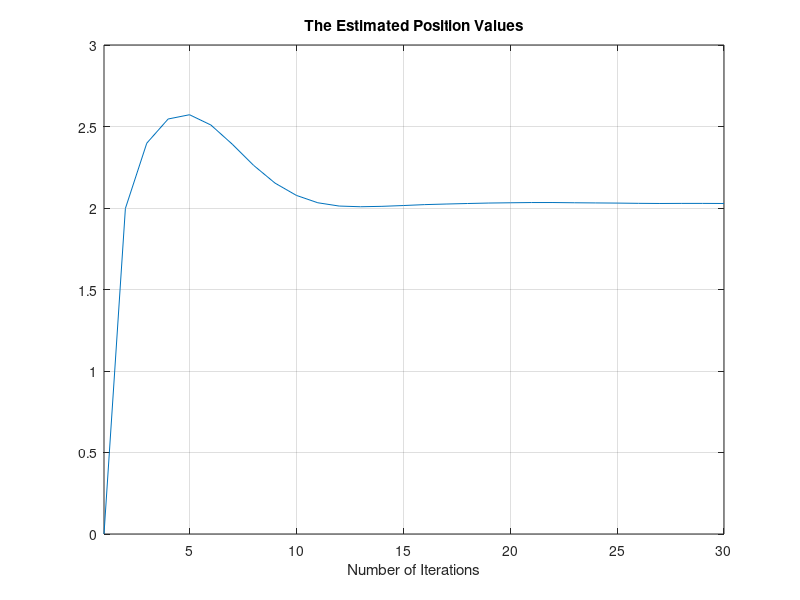
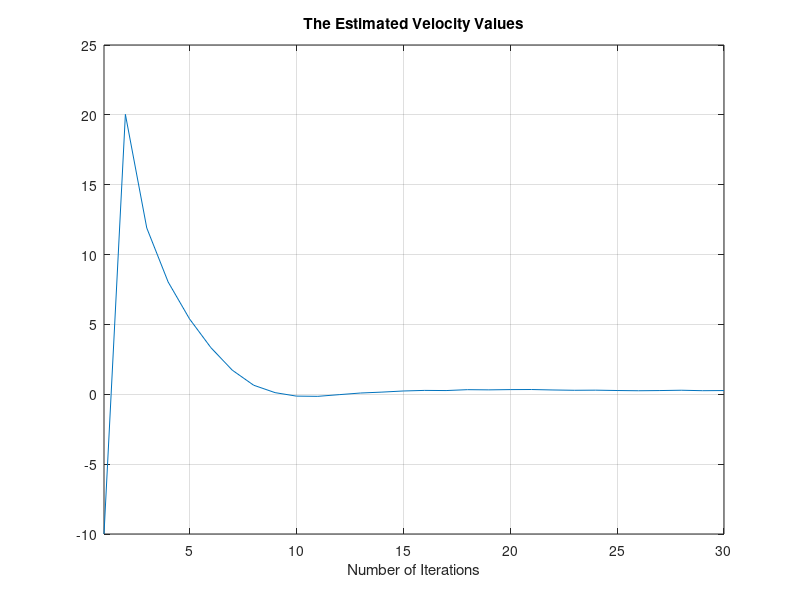
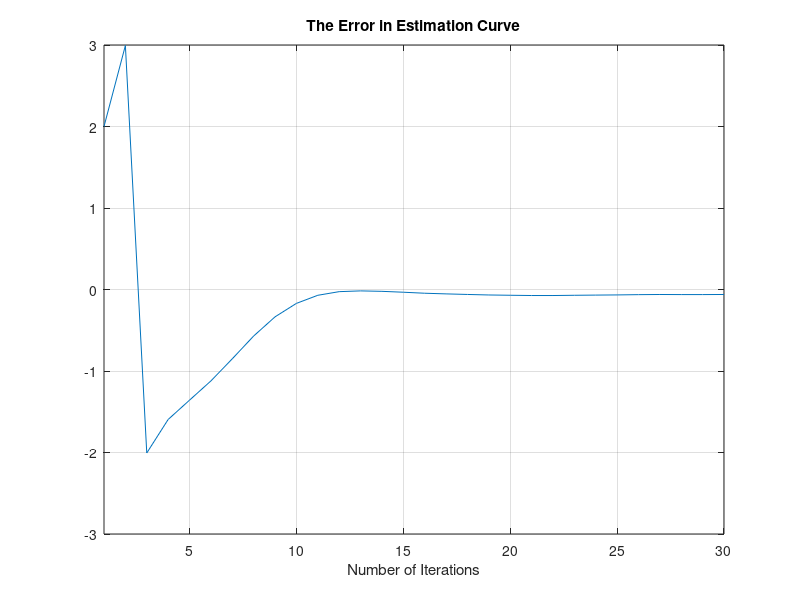

Recreate these plots in MATLAB, in order.
%% Kalman Filter Lab INS 
%  Developed by Abanob Soliman, UEVE, M2, SAAS.
clc;close all;clear all;
%% Initial conditions
T=0.1;
a0=1;
gma=1; % State Noise (W_k)
omega=0.001;% Observation Noise (V_k)
n=30;
y0=0;y1=-10;
x(:,1)=[y0;y1];%Original initial states
%x(:,1)=[y0;(y1-y0)/T];% Testing Cases initial states
A=[1 T;0 1];
B=[T^2/2;T];
C=[1 0];
G=B;
%% Noise Covariance Matrices Calculation Method 1
%Generate Process Noise (Noise of the state equations)
Var_ONoise = 10e-4;                % Process Noise variance
Mu_ONoise = 0;                     % Process Noise mean
Std_ONoise = sqrt(Var_ONoise)';    % Standard deviation of the Process noise
ONoise = Std_ONoise * randn(2,n) + Mu_ONoise*ones(2,n);    % Gaussian Observation Noise
Q = cov(ONoise');                  % State Noise covariance Matrix
%Generate Observation Noise (Noise of the output equation)
Var_ONoise = 10e-2;                   % Observation Noise variance
Mu_ONoise = 0;                     % Observation Noise mean
Std_ONoise = sqrt(Var_ONoise)';    % Standard deviation of the observation noise
ONoise = Std_ONoise * randn(1,n) + Mu_ONoise*ones(1,n);    % Gaussian Observation Noise
R = cov(ONoise');                  % Observation Noise Covariance Matrix
%% Noise Covariance Matrices Calculation Method 2
Q=gma*G*G';
R=omega*C*C';
%% Measured Position
ym=2;
E=x(:,1)*x(:,1)';
P=E;% The Original initial Variance 
%P=100*[omega 0;0 4*omega/T^2];% The Testing Cases initial Variance
error(1)=ym-C*x(:,1);
%% Iterative Solution
for i=1:n-1
    an=rand(1);
    u=a0+an;
    x(:,i+1)=A*x(:,i)+B*u;
    P=A*P*A'+Q;
    K=P*C'*inv(C*P*C'+R);%% R is the measurement Noise covariance Matrix
    P=(eye(2)-K*C)*P;
    error(i+1)=ym-C*x(:,i+1);
    x(:,i+1)=x(:,i+1)+K*(ym-C*x(:,i+1));
end
%% Plotting the Results
figure
plot(x(1,:));
title('The Estimated Position Values')
xlabel('Number of Iterations')
xlim([1 n])
grid on
figure
plot(x(2,:));
title('The Estimated Velocity Values')
xlabel('Number of Iterations')
xlim([1 n])
grid on
figure
plot(error);
title('The Error in Estimation Curve')
xlabel('Number of Iterations')
xlim([1 n])
grid on